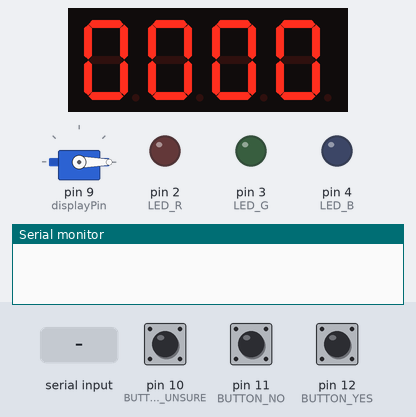
The sketch below on a simulated Arduino Uno, built with avr-gcc and run on an emulated ATmega328P. Shown: servo, 4-digit seven-segment display, output pins drawn as LEDs (lit = HIGH), the last lines printed to the serial monitor. The inputs (shaded band) are chosen by the test bench; at power-on: pin 10 (BUTTON_UNSURE) LOW, pin 11 (BUTTON_NO) LOW, pin 12 (BUTTON_YES) LOW.

Above: at 2.7 s.
2.8 s: "30,150\n" received over Serial
At 3.6 s:
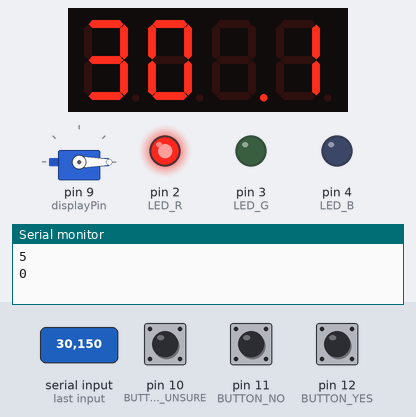
5.3 s: "2\n" received over Serial
At 5.6 s:
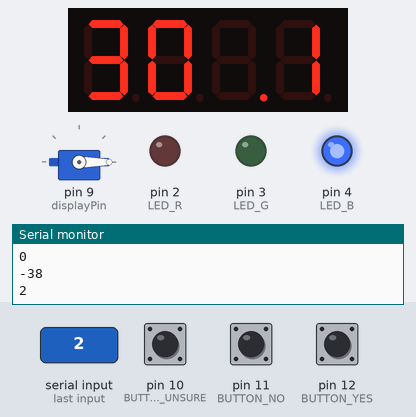
Timing chart, 0 to 8.3 s (numbered marks = the images above; inputs shaded):
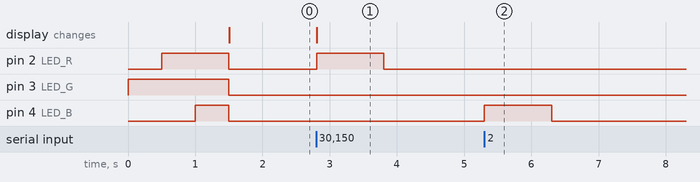

Measured:
- after the input at 2.8 s, pin 2 (LED_R): LOW → HIGH at once, → LOW 1.0 s later; the display: changes at once (image 1)
- after the input at 5.3 s, pin 4 (LED_B): LOW → HIGH at once, → LOW 1.0 s later

The sketch:

recyclopediaA.ino
```cpp
#include <Adafruit_LEDBackpack.h>
#include <Adafruit_GFX.h>
#include <Adafruit_SPITFT.h>
#include <Adafruit_SPITFT_Macros.h>
#include <gfxfont.h>
#include <TimeLib.h>
#include <Servo.h>

Servo myServo;
Adafruit_AlphaNum4 alpha4 = Adafruit_AlphaNum4();

//***********************LEDS********************************
#define LED_R 2
#define LED_G 3
#define LED_B 4

//**********************BUTTONS****************************
#define BUTTON_YES 12
#define BUTTON_NO 11
#define BUTTON_UNSURE 10

//*********************CONSTANTS****************************
const short optionNO = 0;
const short optionYES = 1;
const short optionUNSURE = 2;

//*******************MISCELLANIOUS**************
#define displayPin 9
#define pirPin 6

//**********************GLOBALS*****************************
long debounceDelay = 1500;
long lastDebounceTime = 0;
short counterVals[] = {0, 0, 0, 0};
short statusIO = -1; // < 0 means reading, > 0 means writing
short buttonState[] = {0, 0, 0}; // green, red, blue
short input = -1;
short initCount = 0;
time_t curTime = 0;

//*************HELPER FUNCTIONS FOR DISPENSER***************
void openDispenser(){
  myServo.write(90);
}

void closeDispenser(){
  myServo.write(0);
}

void buttonPress(int buttonState){
  if((millis() - lastDebounceTime) > debounceDelay){
    if(buttonState == HIGH){
      lastDebounceTime = millis();
    }
  }
}

void incrementCounter(){
  counterVals[3]++;
  counterVals[2] += (short)(counterVals[3]/10);
  counterVals[3] = counterVals[3] % 10;
  counterVals[1] += (short)(counterVals[2]/10);
  counterVals[2] = counterVals[2] % 10;
  counterVals[0] += (short)(counterVals[1]/10);
  counterVals[1] = counterVals[1] % 10;

  for (short i = 0; i < 4; i++) {
    alpha4.writeDigitAscii(i, '0' + counterVals[i]);
  }
  alpha4.writeDisplay();
}

//Return 1 if read a button, return 0 if no button read
int buttonRead(){
  int result = -1;

  buttonState[0] = digitalRead(BUTTON_NO);
  buttonState[1] = digitalRead(BUTTON_YES);
  buttonState[2] = digitalRead(BUTTON_UNSURE);

  buttonPress(buttonState[0]);
  buttonPress(buttonState[1]);
  buttonPress(buttonState[2]);

  if(buttonState[0] == HIGH) {
    result = 0;
  } else if (buttonState[1] == HIGH) {
    result = 1;
  } else if (buttonState[2] == HIGH) {
    result = 2;
  }

  return result;
}

bool motionTriggered(){
  bool result = false;
  if(digitalRead(pirPin) == HIGH){
    result = true;
  }
  return result;
}

void setup() {
  // put your setup code here, to run once:
  pinMode(LED_R, OUTPUT);
  pinMode(LED_G, OUTPUT);
  pinMode(LED_B, OUTPUT);

  pinMode(BUTTON_YES, INPUT);
  pinMode(BUTTON_NO, INPUT);
  pinMode(BUTTON_UNSURE, INPUT);

  pinMode(pirPin, INPUT);

  Serial.begin(9600);
  myServo.attach(displayPin);
  myServo.write(0);
  alpha4.begin(0x70); //pass in the address for the display

  //Signal that the signal is ready
  digitalWrite(LED_G, HIGH);
  delay(500);
  digitalWrite(LED_R, HIGH);
  delay(500);
  digitalWrite(LED_B, HIGH);
  delay(500);
  digitalWrite(LED_G, LOW);
  digitalWrite(LED_R, LOW);
  digitalWrite(LED_B, LOW);

  //Initiate the display as 0
  for (short i = 0; i < 4; i++) {
    alpha4.writeDigitAscii(i, '0');
  }
  alpha4.writeDisplay();
}

void loop() {
  short place = 0;
  while (!initCount) {
    if (Serial.available()) {
      counterVals[place] = Serial.read() - '0';
      alpha4.writeDigitAscii(place, counterVals[place] + '0');
      if (++place == 4) {
        initCount = 1;
        alpha4.writeDisplay();
      }
    }
  }
  input = -1;
  if (statusIO < 0) { // reading
    if (Serial.available()) {
      char inChar = Serial.read();
      if (inChar != '\0') { // should be '0', '1', or '2'
        input = inChar - '0';
        processInput();
      }
    }
  } else { // statusIO > 0 -> writing
    if (now() - curTime > 7000) { // 7 seconds passed
      statusIO *= -1;
      blinkLED(2);
    }
    input = buttonRead();
    processInput();
  }
}

void processInput() {
  if (input != -1) {
    if (statusIO) { // true when writing)
      Serial.println(input);
    }

    blinkLED(input);
    if (input == 1) {
      incrementCounter();
      curTime = now();
      while (now() - curTime < 3000) {
        if (motionTriggered()) {
          openDispenser();
          break;
        }
      }
      delay(3000);
      closeDispenser();
      } else if (input == 2) {
      if (!statusIO) { // true when reading
        curTime = now();
      }
      statusIO *= -1;
    }
  }
}

void blinkLED(int n) {
  switch(n) {
    case 0:
      digitalWrite(LED_R, HIGH);
      delay(1000);
      digitalWrite(LED_R, LOW);
      break;
    case 1:
      digitalWrite(LED_G, HIGH);
      delay(1000);
      digitalWrite(LED_G, LOW);
      break;
    case 2:
      digitalWrite(LED_B, HIGH);
      delay(1000);
      digitalWrite(LED_B, LOW);
      break;
    default:
      break;
  }
}
```
